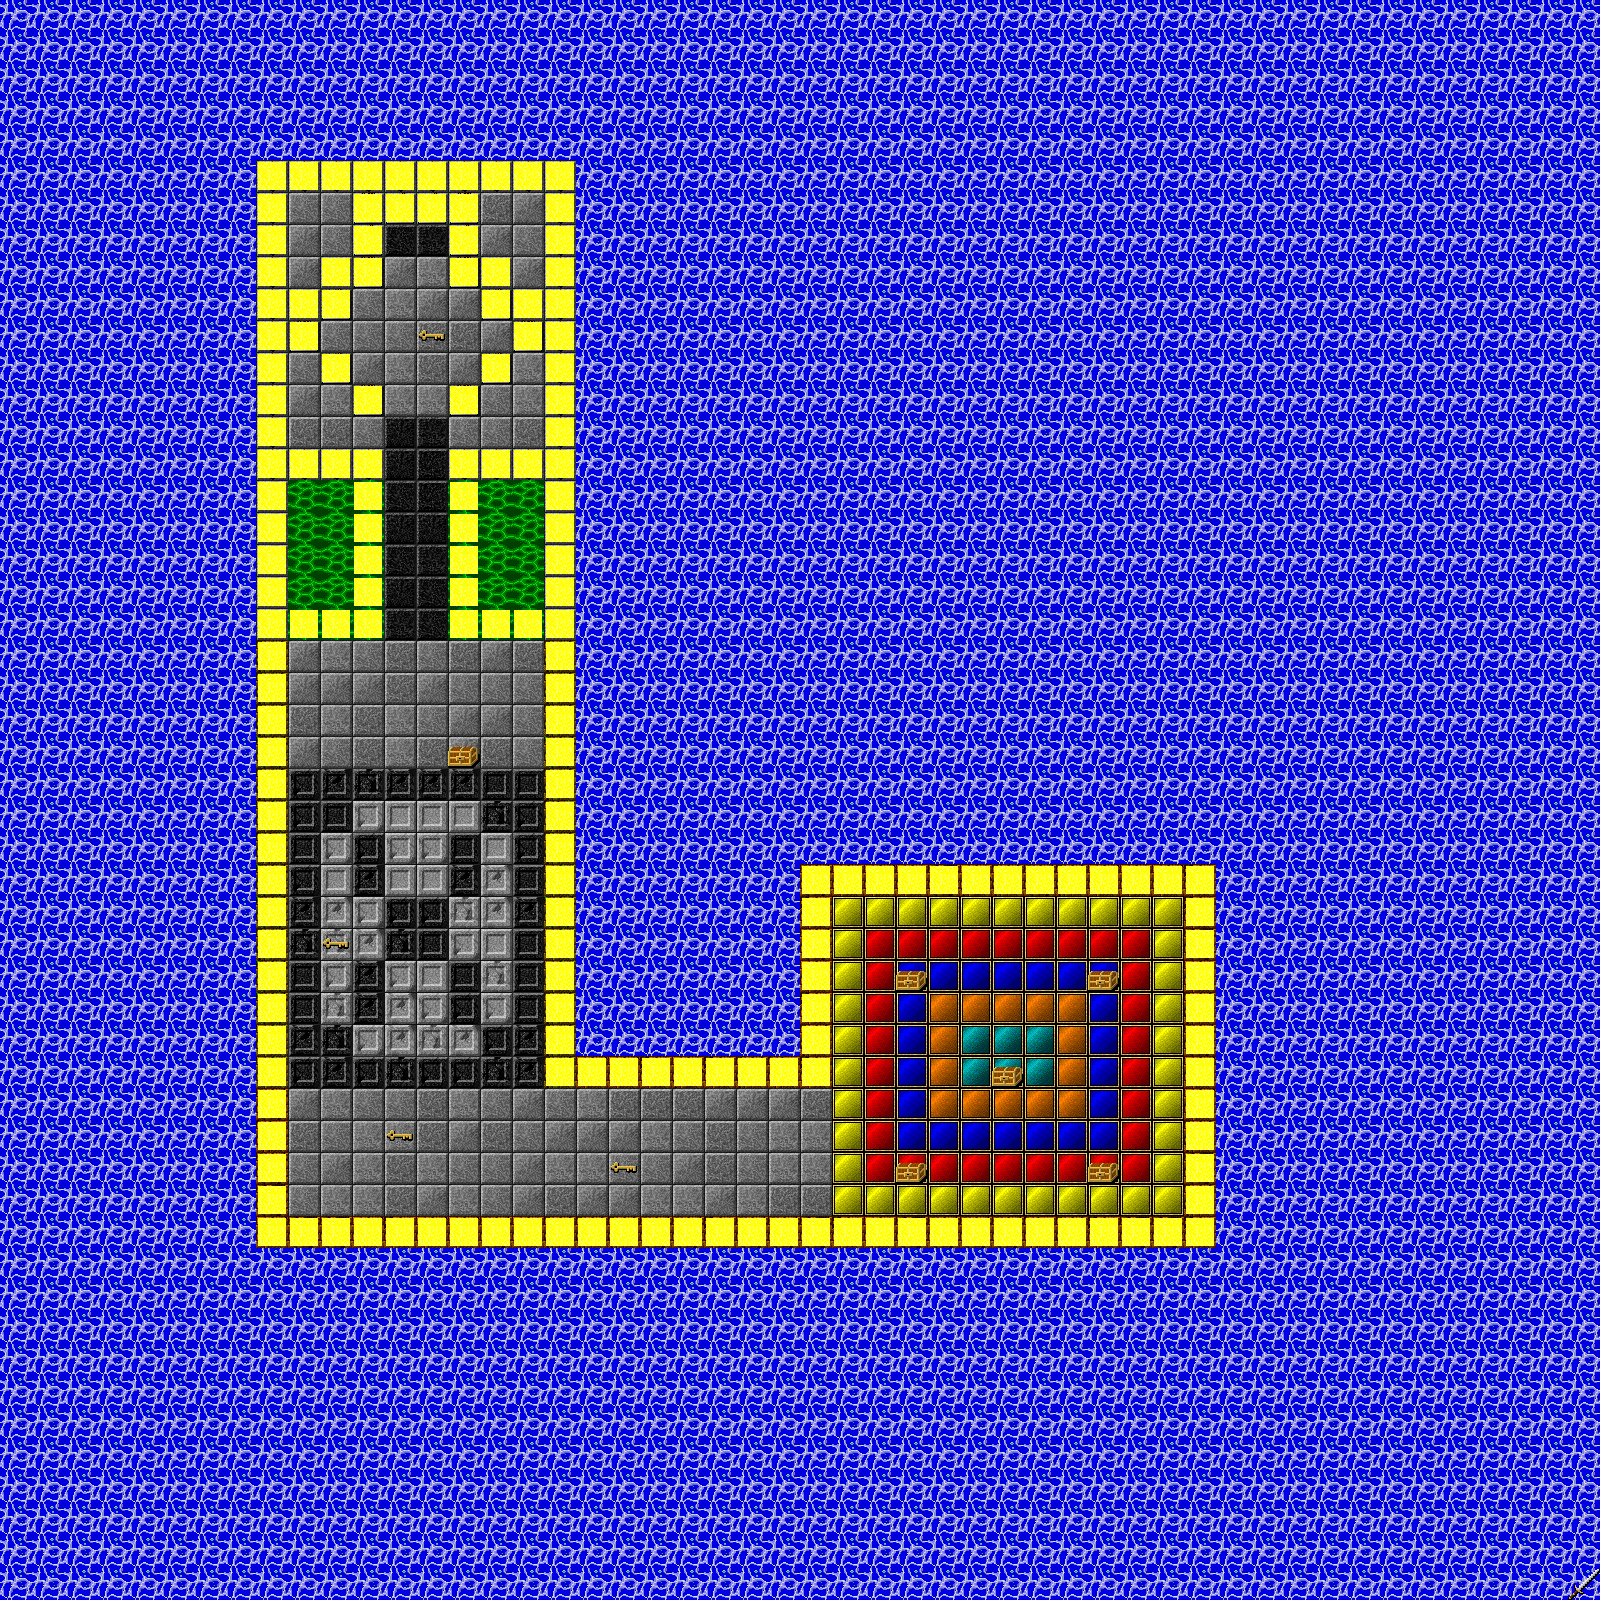

Rendered tile map (Tiled .tmx) drawn with the repository's tilesets; below, a short description and the map source with its tile grids summarised:
An orthogonal 50x50 tile map with 32x32 px tiles, 3 tile layers (Background Layer, Object Layer, Collision).

<map version="1.0" orientation="orthogonal" renderorder="right-down" width="50" height="50" tilewidth="32" tileheight="32" nextobjectid="1">
 <tileset firstgid="1" name="dugneon" tilewidth="32" tileheight="32" tilecount="3072" columns="64">
  <image source="../imgs/dungeon.png" width="2048" height="1536" />
  <tile id="665">
   <animation>
    <frame tileid="665" duration="10" />
    <frame tileid="666" duration="10" />
    <frame tileid="667" duration="5" />
    <frame tileid="668" duration="4" />
   </animation>
  </tile>
  <tile id="677">
   <animation>
    <frame tileid="677" duration="10" />
    <frame tileid="676" duration="10" />
    <frame tileid="675" duration="10" />
    <frame tileid="674" duration="10" />
    <frame tileid="673" duration="10" />
    <frame tileid="672" duration="10" />
    <frame tileid="671" duration="10" />
    <frame tileid="670" duration="10" />
    <frame tileid="669" duration="10" />
   </animation>
  </tile>
  <tile id="781">
   <animation>
    <frame tileid="783" duration="10" />
    <frame tileid="784" duration="7" />
    <frame tileid="785" duration="8" />
    <frame tileid="786" duration="9" />
    <frame tileid="781" duration="6" />
    <frame tileid="787" duration="7" />
    <frame tileid="788" duration="9" />
   </animation>
  </tile>
  <tile id="785">
   <animation>
    <frame tileid="785" duration="12" />
    <frame tileid="784" duration="10" />
    <frame tileid="783" duration="14" />
    <frame tileid="782" duration="15" />
    <frame tileid="781" duration="12" />
    <frame tileid="787" duration="13" />
   </animation>
  </tile>
  <tile id="1209">
   <animation>
    <frame tileid="1209" duration="12" />
    <frame tileid="1210" duration="14" />
    <frame tileid="1211" duration="13" />
    <frame tileid="1212" duration="12" />
   </animation>
  </tile>
  <tile id="1223">
   <animation>
    <frame tileid="1223" duration="20" />
    <frame tileid="1224" duration="20" />
   </animation>
  </tile>
  <tile id="1251">
   <animation>
    <frame tileid="1243" duration="50" />
    <frame tileid="1244" duration="50" />
    <frame tileid="1245" duration="50" />
    <frame tileid="1246" duration="50" />
    <frame tileid="1247" duration="50" />
    <frame tileid="1248" duration="50" />
    <frame tileid="1249" duration="50" />
    <frame tileid="1250" duration="50" />
    <frame tileid="1251" duration="50" />
   </animation>
  </tile>
  <tile id="2944">
   <properties>
    <property name="isWalkable" type="bool" value="false" />
   </properties>
  </tile>
 </tileset>
 <layer name="Background Layer" width="50" height="50">
  <data>[2500 cells, 2500 non-empty, 35 distinct tile ids]</data>
 </layer>
 <layer name="Object Layer" width="50" height="50">
  <data>[2500 cells, 71 non-empty, 10 distinct tile ids]</data>
 </layer>
 <layer name="Collision" width="50" height="50">
  <data>[2500 cells, 176 non-empty, 1 distinct tile ids]</data>
 </layer>
</map>